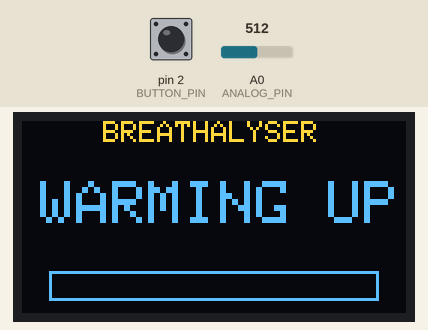
A program run on a simulated Arduino Uno, built with avr-gcc and run on an emulated ATmega328P. Parts: 128×64 one-colour display. The inputs (shaded band) are chosen by the test bench; at power-on: pin 2 (BUTTON_PIN) HIGH, A0 (ANALOG_PIN) = 512. The OLED is the two-colour kind (top 16 rows yellow).

Above: at 0.8 s.
0.9 s: pin 2 (BUTTON_PIN) pulled LOW for 0.15 s
At 1.9 s:
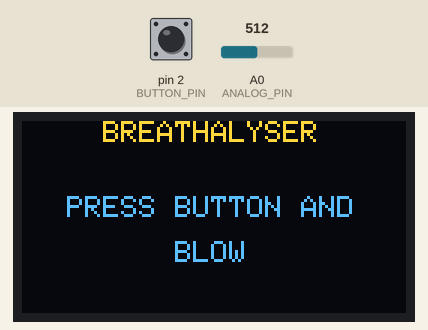
2.5 s: pin 2 (BUTTON_PIN) pulled LOW for 1 s
At 8.4 s:
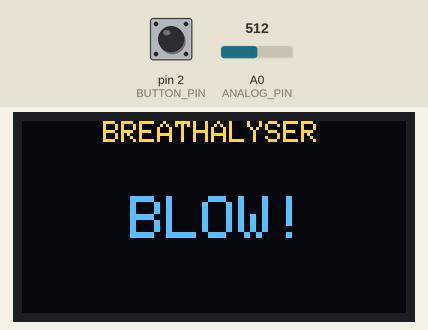
15.2 s: pin 2 (BUTTON_PIN) pulled LOW for 3.2 s
At 18.9 s:
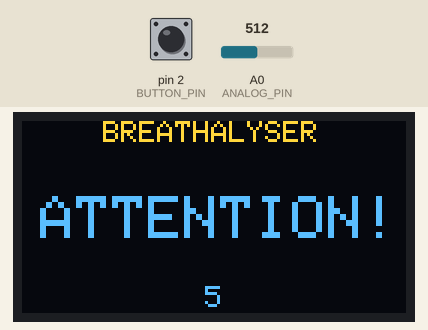
Timing chart, 0 to 20.4 s (numbered marks = the images above; inputs shaded):
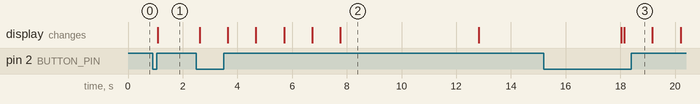

The program:

main.cpp
```cpp
/**
  @file     main.cpp
  @brief    Breathalyser
  @author   Mateusz Sznejkowski
  @version  2.0 11/02/2021
*/
#include <Arduino.h>
#include <SPI.h>
#include <Wire.h>
#include <Adafruit_GFX.h>
#include <Adafruit_SSD1306.h>

// ENGLISH    ->  0
// POLISH     ->  1
#define LANGUAGE 0
// CONTINUED  ->  0
// SINGLE     ->  1
#define MODE 1

// Defines
#define SCREEN_WIDTH 128
#define SCREEN_HEIGHT 64

#define BUTTON_PIN 2
#define ANALOG_PIN 0
#define DELAY_TIME 100

#define OLED_MOSI 6
#define OLED_CLK 8
#define OLED_RESET 7
#define OLED_DC 4
#define OLED_CS 5
Adafruit_SSD1306 display(SCREEN_WIDTH, SCREEN_HEIGHT, OLED_MOSI, OLED_CLK, OLED_DC, OLED_RESET, OLED_CS);

// Globals
uint16_t TIME_UNTIL_WARMUP = 300;
unsigned long time;
volatile bool timer_flag = false;

// Prototypes
void PrintTitle(void);
void PrintWarming(void);
void PrintAlcohol(uint16_t value);
void PrintAlcoholLevel(uint16_t value);
void PrintInstruction(void);
void PrintTimer(void);

uint16_t ReadAlcohol(void);
uint16_t Measure(void);

void ButtonHandler();

void setup()
{
  Serial.begin(9600);

  // SSD1306_SWITCHCAPVCC = generate display voltage from 3.3V internally
  if (!display.begin(SSD1306_SWITCHCAPVCC))
  {
    Serial.println(F("SSD1306 allocation failed"));
    while (true)
      ;
  }

  //display.display();
  //delay(2000);

  PrintTitle();
  PrintWarming();

  pinMode(BUTTON_PIN, INPUT_PULLUP);

  do
  {
    if (digitalRead(BUTTON_PIN) == LOW)
    {
      while (digitalRead(BUTTON_PIN) == LOW)
        ;
      delay(10);
      break;
    }
    time = millis() / 1000;
    uint16_t mapedValue = map(time, 0, TIME_UNTIL_WARMUP, 0, 110);
    display.drawRect(9, 50, 110, 10, WHITE);
    display.fillRect(9, 50, mapedValue, 10, WHITE);
    display.display();
  } while ((uint16_t)time <= TIME_UNTIL_WARMUP);

#if MODE == 1
  PrintInstruction();
#endif

  attachInterrupt(digitalPinToInterrupt(BUTTON_PIN), ButtonHandler, LOW);
}

void loop()
{
#if MODE == 1
  if (timer_flag == true)
  {
    PrintTimer();
    PrintTitle();
    display.setTextSize(2);
#if LANGUAGE == 1
    display.setCursor(6, 25);
    display.print(" DMUCHAJ! ");
#else
    display.setCursor(0, 25);
    display.print("   BLOW!   ");
#endif
    display.display();
    uint16_t value = Measure();
    PrintTitle();
    PrintAlcohol(value);
    PrintAlcoholLevel(value);
    display.display();
    delay(5000);
    PrintInstruction();
    timer_flag = false;
  }
#else
  if (millis() % DELAY_TIME == 0)
  {
    uint16_t value = ReadAlcohol();
    PrintTitle();
    PrintAlcohol(value);
    PrintAlcoholLevel(value);
    display.display();
  }
#endif
}

void PrintTitle(void)
{
  display.clearDisplay();
  display.setTextSize(1);
  display.setTextColor(WHITE);
  display.setCursor(3, 0);
#if LANGUAGE == 1
  display.println("       ALKOMAT       ");
#else
  display.println("    BREATHALYSER    ");
#endif
}

void PrintWarming(void)
{
  display.setTextSize(2);
  display.setTextColor(WHITE);
  display.setCursor(6, 20);
#if LANGUAGE == 1
  display.println("NAGRZEWNIE");
#else
  display.println("WARMING UP");
#endif
}

void PrintAlcohol(uint16_t value)
{
  display.setTextSize(2);
  display.setTextColor(WHITE);
  (value < 100) ? display.setCursor(51, 25) : display.setCursor(45, 25);
  display.println(value);
}

void PrintAlcoholLevel(uint16_t value)
{
  display.setTextSize(1);
  display.setTextColor(WHITE);

  // LETTER WIDTH: 6 PIXELS
  if (value > 450)
  {
#if LANGUAGE == 1
    display.setCursor(3, 55);
    display.println("        ZGON        ");
#else
    display.setCursor(3, 55);
    display.println("        DEAD        ");
#endif
  }
  else if (value >= 350)
  {
#if LANGUAGE == 1
    display.setCursor(3, 55);
    display.println("    MOCNO PIJANY    ");
#else
    display.setCursor(3, 55);
    display.println("     VERY DRUNK     ");
#endif
  }
  else if (value >= 280)
  {
#if LANGUAGE == 1
    display.setCursor(3, 55);
    display.println("       PIJANY       ");
#else
    display.setCursor(0, 55);
    display.println("        DRUNK        ");
#endif
  }
  else if (value >= 200 && value < 280)
  {
#if LANGUAGE == 1
    display.setCursor(3, 55);
    display.println("      PO PIWKU      ");
#else
    display.setCursor(0, 55);
    display.println("     A FEW SHOTS     ");
#endif
  }
  else if (value < 200)
  {
#if LANGUAGE == 1
    display.setCursor(0, 55);
    display.println("       TRZEZWY       ");
#else
    display.setCursor(0, 55);
    display.println("        SOBER        ");
#endif
  }
}

void PrintInstruction(void)
{
  PrintTitle();
  display.setTextSize(1);
  display.setTextColor(WHITE);
#if LANGUAGE == 1
  display.setCursor(3, 25);
  display.println(" WCISNIJ PRZYCISK I ");
  display.setCursor(0, 40);
  display.println("       DMUCHAJ       ");
#else
  display.setCursor(3, 25);
  display.println("  PRESS BUTTON AND  ");
  display.setCursor(3, 40);
  display.println("        BLOW        ");
#endif
  display.display();
}

void PrintTimer(void)
{
  for (uint8_t i = 5; i > 0; i--)
  {
    PrintTitle();
    display.setTextSize(2);
    display.setCursor(6, 25);
#if LANGUAGE == 1
    display.print("  UWAGA!  ");
#else
    display.print("ATTENTION!");
#endif
    display.setTextSize(1);
    display.setCursor(61, 55);
    display.println(i);
    display.display();
    delay(1000);
  }
}

uint16_t ReadAlcohol(void)
{
  int value = 0;
  int val1;
  int val2;
  int val3;
  int val4;
  int val5;
  int val6;

  val1 = analogRead(ANALOG_PIN);
  delay(20);
  val2 = analogRead(ANALOG_PIN);
  delay(20);
  val3 = analogRead(ANALOG_PIN);
  delay(20);
  val4 = analogRead(ANALOG_PIN);
  delay(20);
  val5 = analogRead(ANALOG_PIN);
  delay(20);
  val6 = analogRead(ANALOG_PIN);

  value = (val1 + val2 + val3 + val4 + val5 + val6) / 6;
  return value;
}

uint16_t Measure(void)
{
  uint16_t sum = 0;
  for (uint16_t i = 0; i < 50; i++)
  {
    uint16_t value = ReadAlcohol();
    // if (value > max)
    //   max = value;
    sum += value;
  }
  return sum / 50;
}

void ButtonHandler()
{
  timer_flag = true;
}
```

Measured:
- after the input at 0.9 s, the display: changes after 0.19 s (image 1)
- after the input at 2.5 s, the display: first changes after 0.12 s (image 2 shows a later state)
- what the display in image 2 shows lasts 5.0 s, from 7.8 s to 12.8 s
